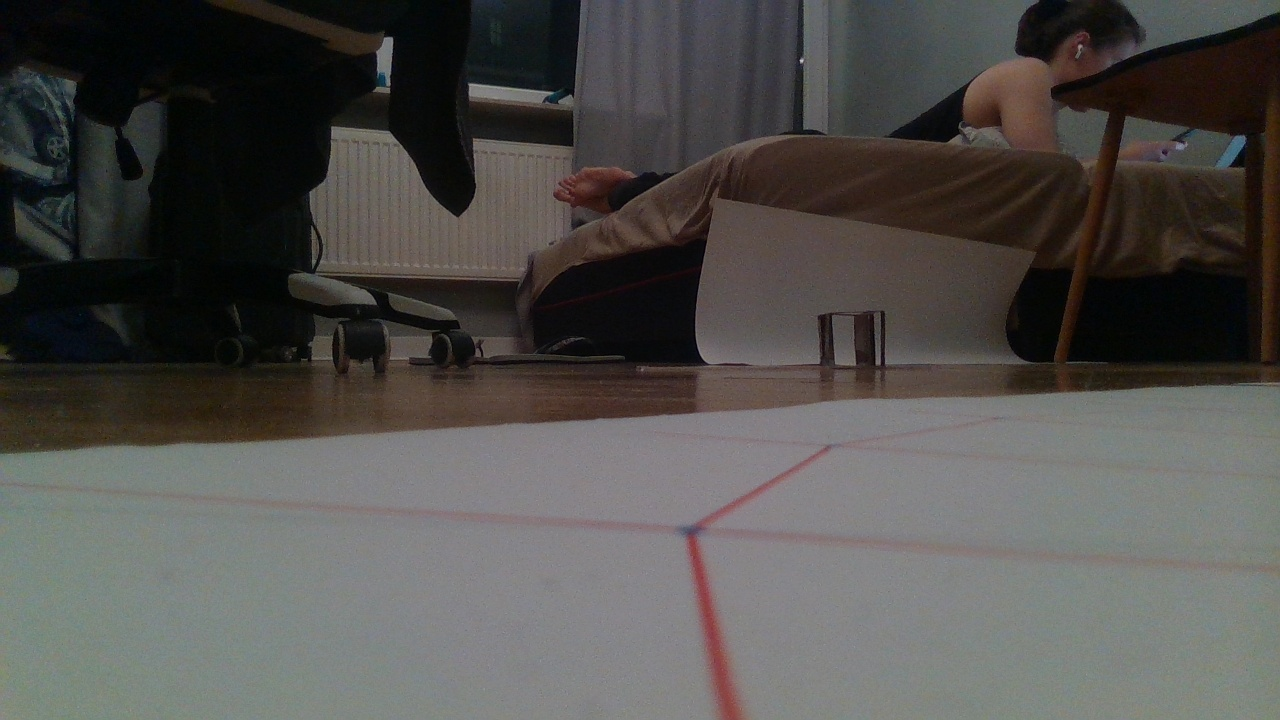
#> input picture test_data_photos/photos_from_robot_2/photo_4_2023-04-22 copy.jpg, 1280 x 720 px; its folder holds only this picture in this run
$ jupyter execute test_cube.ipynb
#> lines starting #> are read from the running program, lines starting #| are printed output that depends on the picture; after the words box and inside, x2 and y2 are one past the last pixel; in counts of white or black regions, pixels touching at a corner belong together
[cell 1]
import cv2 # should be 4.7
import glob
import matplotlib.pyplot as plt
import cv2.aruco as aruco
import numpy as np

print( cv2.__version__)

[cell 2]
# OUR FINAL CAMERA CALIBRATION MATRIX
calibration = 0.6442544274536695
cameraMatrix = np.array([[932.35252209,   0.,         657.24325896],
 [  0.,         930.23581552, 357.42939289],
 [  0.,           0.,           1.        ]])
distCoeffs = np.array([[ 1.76279343e-01, -6.07952723e-01, -4.64176532e-04, -4.96839648e-04, 6.04867450e-01]])

[cell 3]
def produce_cube_points(x, z):
    y = 1.3
    A = np.array([[x, y, z],
                  [x, y -  6., z],
                  [x - 6., y -  6., z],
                  [x - 6., y, z],
                  [x, y, z + 6.],
                  [x, y -  6., z + 6.],
                  [x - 6., y -  6., z + 6.],
                  [x - 6., y, z + 6.]])
    return A

def changeCoordinates(point, movement):
    angle = - movement[2]
    x_translation = - movement[0]
    z_translation = - movement[1]
    Rxz = np.array([[np.cos(angle), 0, -np.sin(angle)],
                    [0, 1, 0],
                    [np.sin(angle), 0, np.cos(angle)]])

    # Apply the rotation matrix to point P
    point_rotated = np.dot(Rxz, point)

    # Translate the coordinates of P by x and z
    return point_rotated + np.array([x_translation, 0, z_translation])

def points_with_movement(x, z, movement):
#> called with x = 26, z = 100
    A = produce_cube_points(x, z)
    for i in range(len(A)):
        A[i] = changeCoordinates(A[i], movement)
    return A

[cell 4]
RELATIVE_PATH_CUBE = './*.jpg'
images_cube = sorted(glob.glob(RELATIVE_PATH_CUBE))
print(len(images_cube))

points3dOnCube = np.array([produce_cube_points(26., 100.),
                          points_with_movement(26., 100., [0.,-np.sin(10 * np.pi/180) * 17.4 * 2, np.pi / 9]),
                          points_with_movement(26., 100., [- 0.0427171547, 0.0567852171, - np.pi / 9])
                          ])

[cell 5]
count = 0
for i in range(len(images_cube)):
    if i <= 100:
        points3dOnCube1 = points3dOnCube[i]
        img = cv2.imread(images_cube[i])
#> img is the input picture: shape (720, 1280, 3); mean B, G, R 76.7, 79.4, 81.3

        img = cv2.drawFrameAxes(img, cameraMatrix, distCoeffs, np.array([0.0, 0.0, 0.0]), np.array([0.0, 0.0, 1.0]), 0.1) # draw the chessboard coordinate system
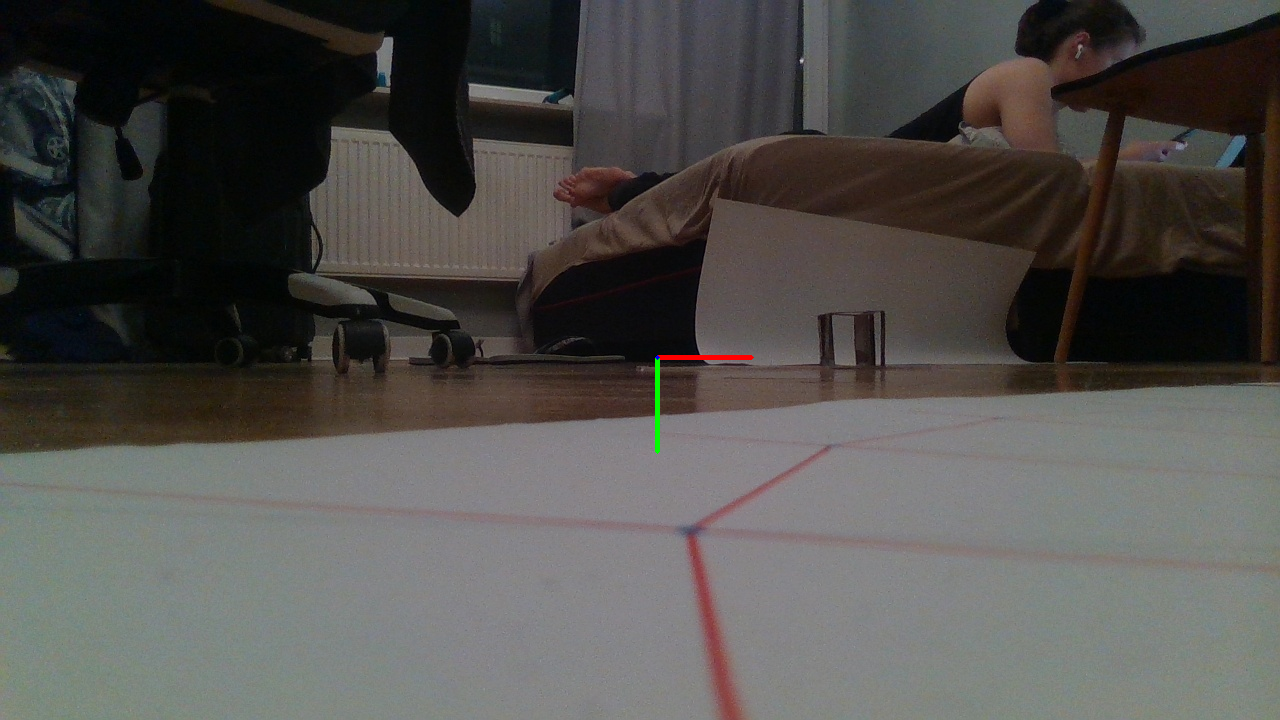
#> img: shape (720, 1280, 3); 0.1% of pixels changed, all inside (x1, y1, x2, y2) = (655, 355, 754, 454)

        # project the 3D point onto the image
        point_2d, _ = cv2.projectPoints(points3dOnCube1, np.array([0.0, 0.0, 0.0]), np.array([0.0, 0.0, 1.0]), cameraMatrix, distCoeffs)

        # round the pixel coordinates to integers
        point_2d = np.round(point_2d).astype(np.int32)

        print("points3dOnCube1:  ", points3dOnCube1)
        print("point_2d:  ", point_2d)
        colors=[(0, 0, 255), (0, 255, 0), (255, 0, 0), (0, 0, 0), (0, 0, 0), (0, 0, 0), (0, 0, 0), (0, 0, 0), (0, 0, 0)]

        for x, y in point_2d[:,0,:]:
            img = cv2.circle(img, (x, y), radius=5, color=(255,0,0), thickness=-1)
            i += 1
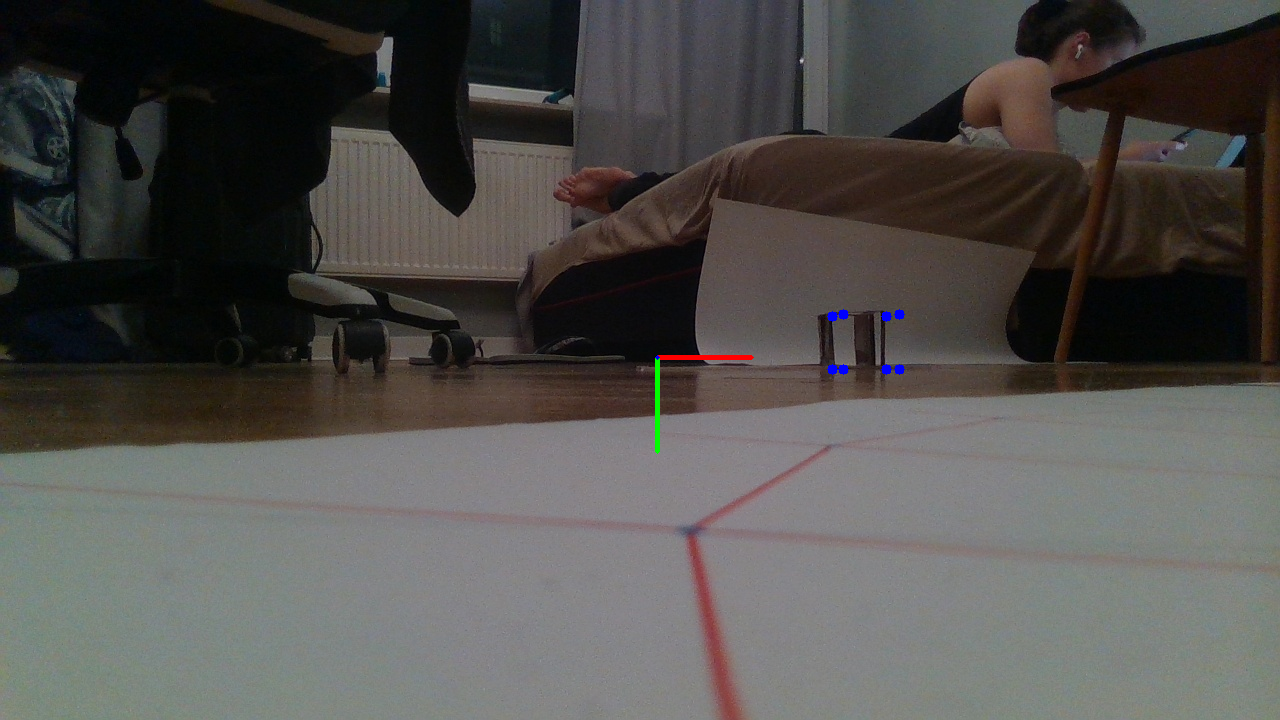
#> img: shape (720, 1280, 3); mean B, G, R 76.8, 79.4, 81.3
#> after the loop, i = 8

        img = cv2.undistort(img, cameraMatrix, distCoeffs, None, cameraMatrix) # undistort the image (get's crazy)
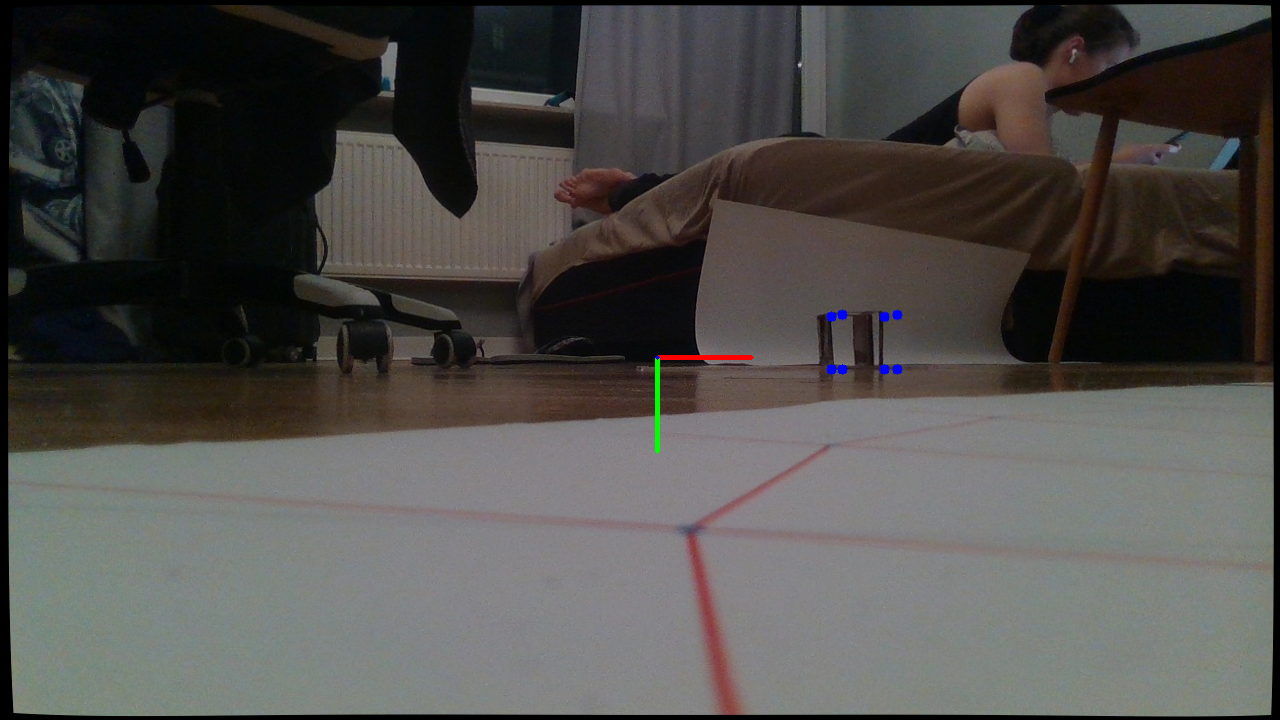
#> img: shape (720, 1280, 3); mean B, G, R 74.7, 77.3, 79.2

        # uncomment this to see the result!
        plt.imshow(img)
        plt.show()

    count += 1

$ run again, on test_data_photos/photos_from_robot_2/photo_6_2023-04-22 copy.jpg
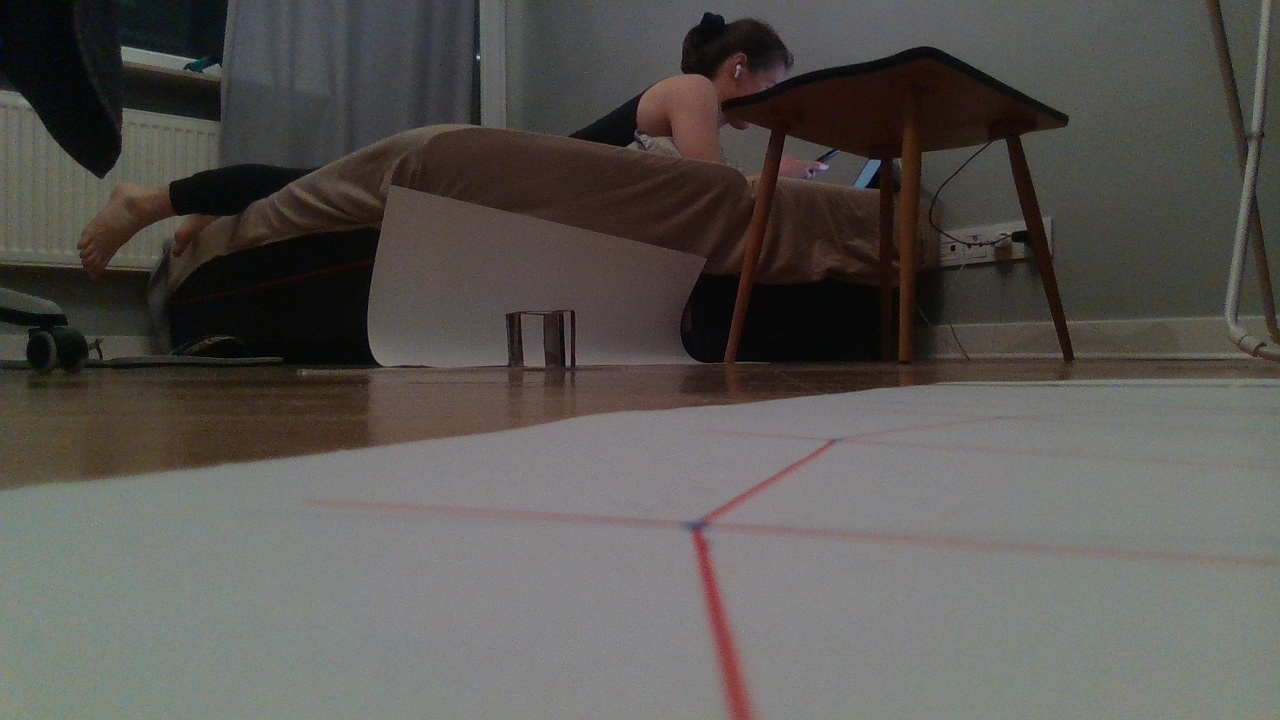
#> input picture test_data_photos/photos_from_robot_2/photo_6_2023-04-22 copy.jpg, 1280 x 720 px
#> img is the input picture: shape (720, 1280, 3); mean B, G, R 82.6, 86.1, 89.2
#> after the loop `for x, y in point_2d[:,0,:]:`:
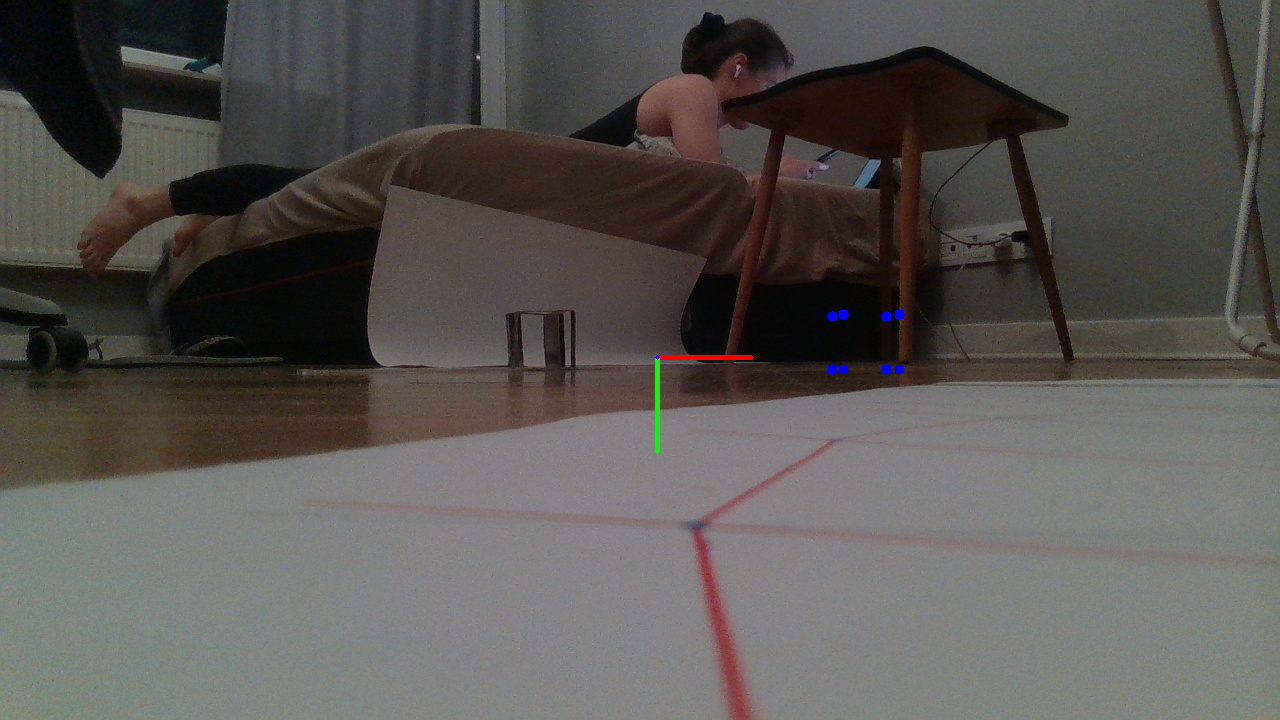
#> img: shape (720, 1280, 3); mean B, G, R 82.7, 86.1, 89.3
#> after the loop `for x, y in point_2d[:,0,:]:`: i = 8
#> `img = cv2.undistort(img, cameraMatrix, distCoeffs, None, cameraMatrix)..`:
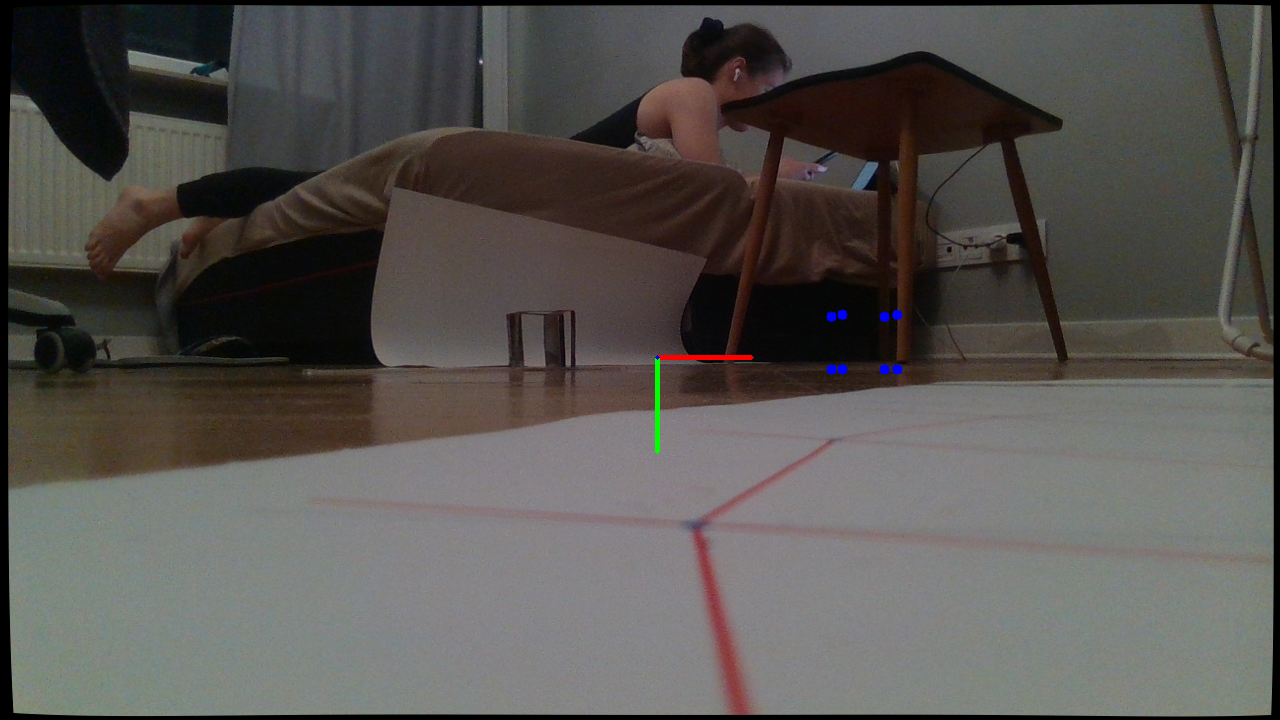
#> img: shape (720, 1280, 3); mean B, G, R 80.5, 83.9, 86.9

$ run again, on test_data_photos/photos_from_robot_2/photo_5_2023-04-22 copy.jpg
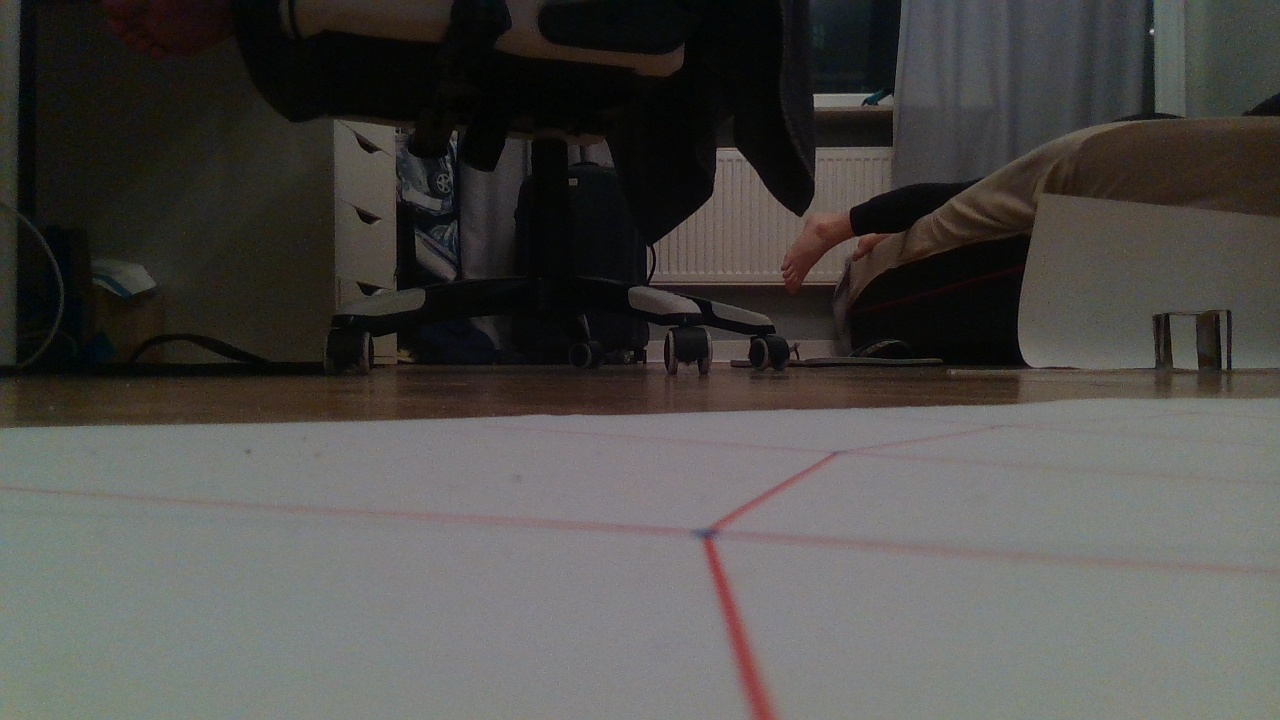
#> input picture test_data_photos/photos_from_robot_2/photo_5_2023-04-22 copy.jpg, 1280 x 720 px
#> img is the input picture: shape (720, 1280, 3); mean B, G, R 74, 76.8, 78.5
#> after the loop `for x, y in point_2d[:,0,:]:`:
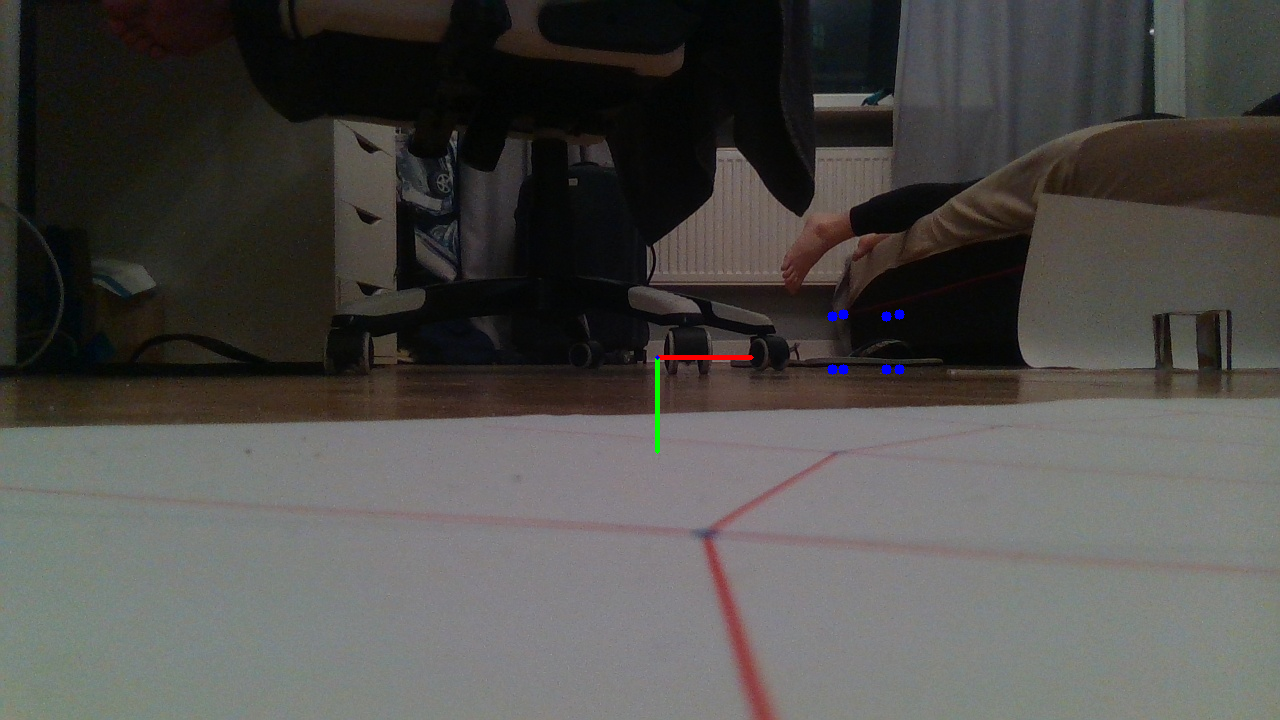
#> img: shape (720, 1280, 3); mean B, G, R 74.1, 76.8, 78.5
#> after the loop `for x, y in point_2d[:,0,:]:`: i = 8
#> `img = cv2.undistort(img, cameraMatrix, distCoeffs, None, cameraMatrix)..`:
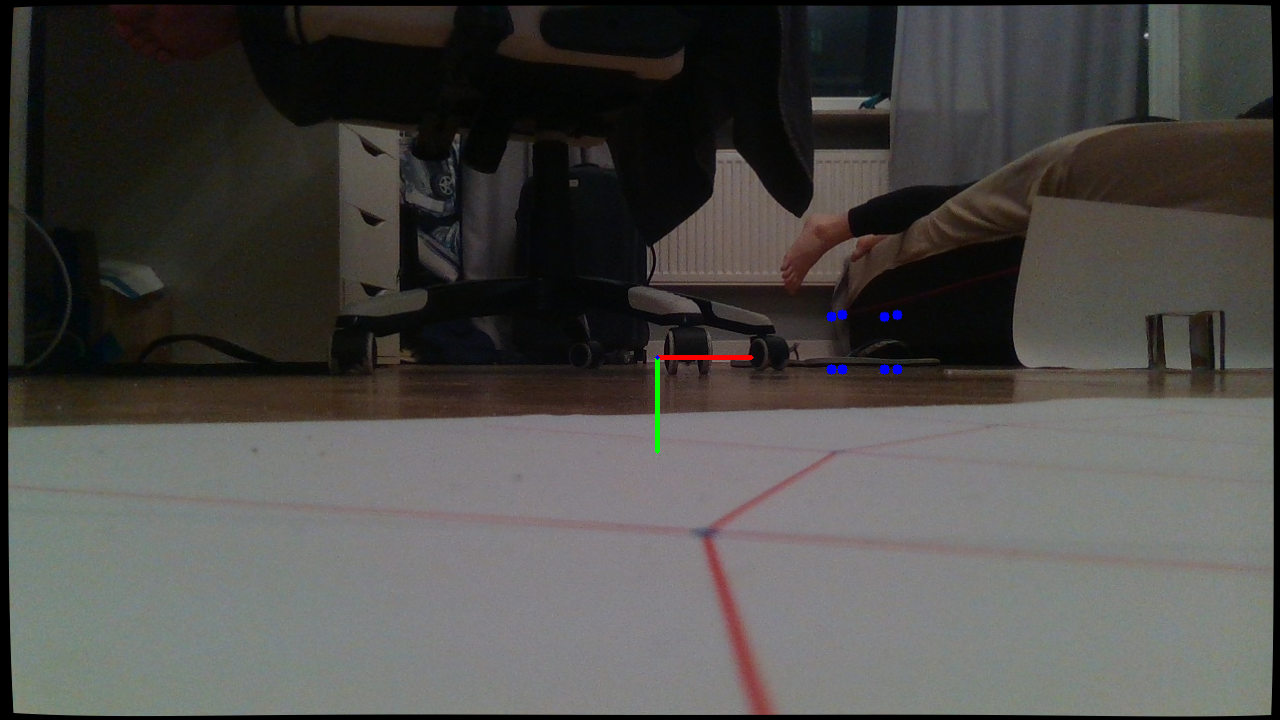
#> img: shape (720, 1280, 3); mean B, G, R 72.1, 74.8, 76.5
